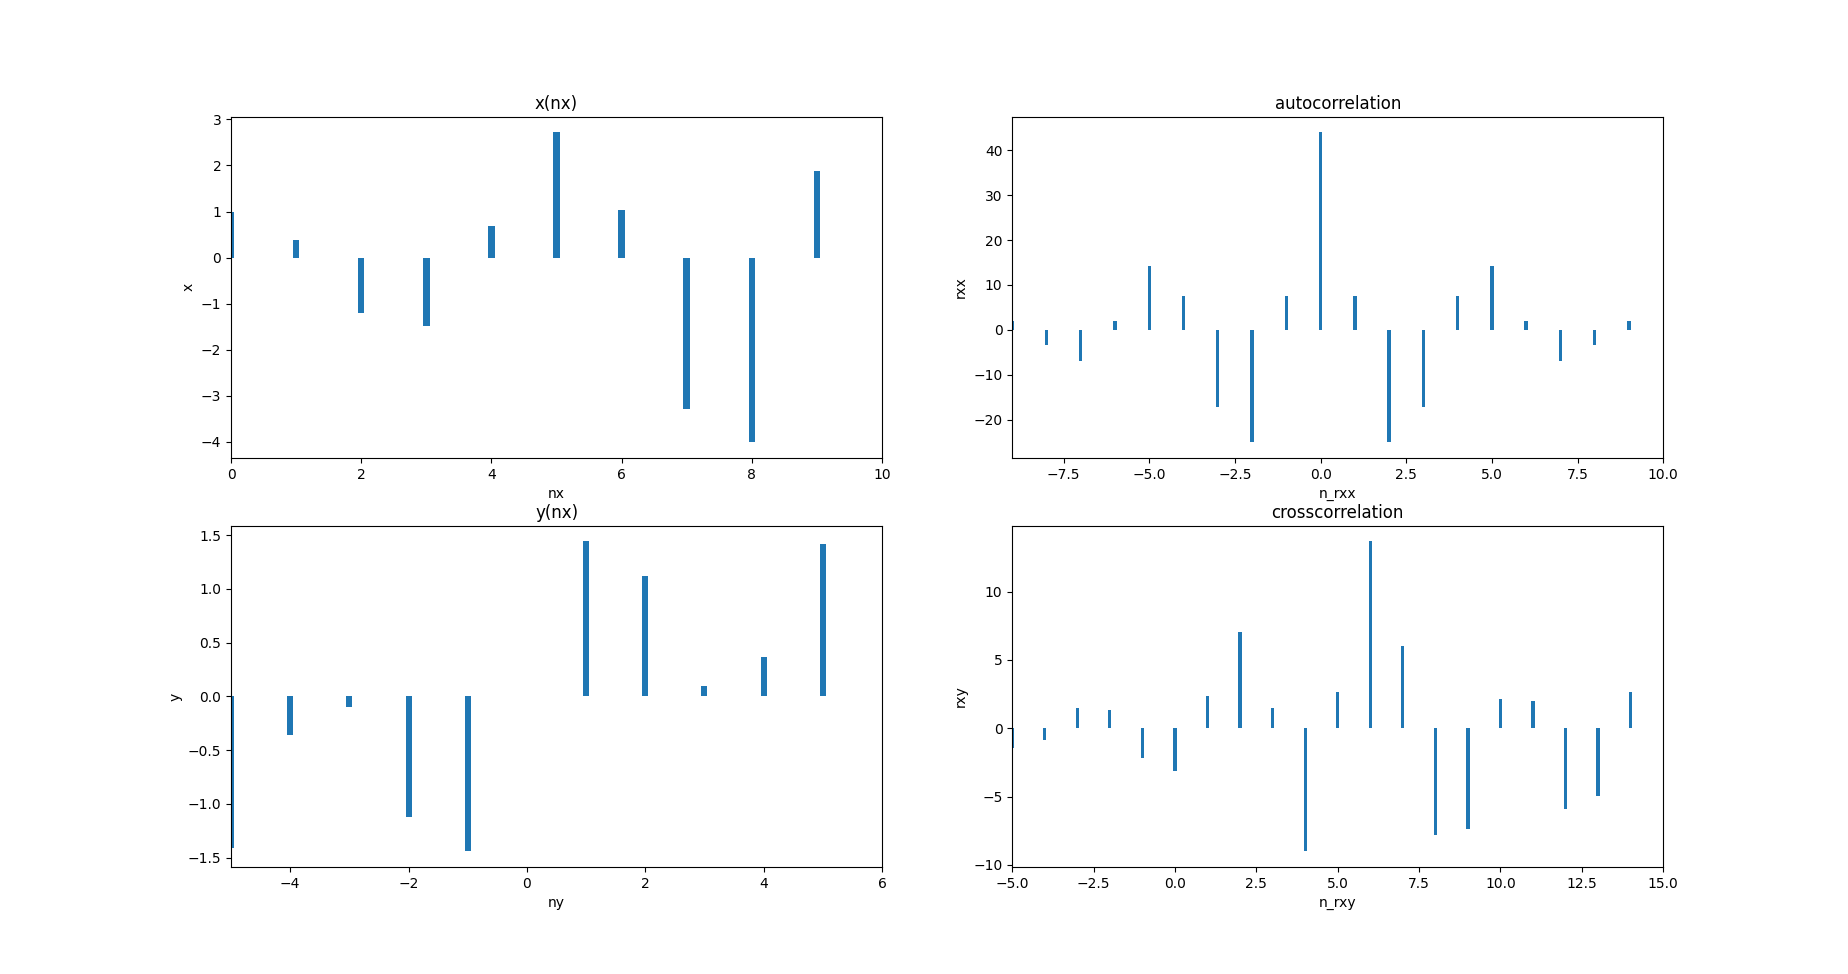

Source code (Python):
import matplotlib.pyplot as plt
import numpy as np
from base.conv_m import *
from base.sigfold import *

nx = np.arange(0,10)
x = np.exp(0.2*nx)*np.cos(0.4*np.pi*nx)
x_flip, nx_flip = sigfold(x, nx)


ny = np.arange(-5,6)
y = 2*np.sin(0.3*np.pi*ny)*np.cos(0.15*np.pi*ny)

rxx, n_rxx = conv_m(x, nx, x_flip, nx_flip)
rxy, n_rxy = conv_m(x, nx, y, ny)

# x, nx
plt.subplot(2, 2, 1)    
plt.bar(nx, x, width = 0.1)
# plt.xticks(range(np.amin(nx), np.amax(nx)+1))
plt.xlim(np.amin(nx), np.amax(nx)+1)
plt.xlabel('nx')
plt.ylabel('x')
plt.title('x(nx)')

# rxx, n_rxx
plt.subplot(2, 2, 2)    
plt.bar(n_rxx, rxx, width = 0.1)
# plt.xticks(range(np.amin(n_rxx), np.amax(n_rxx)+1))
plt.xlim(np.amin(n_rxx), np.amax(n_rxx)+1)
plt.xlabel('n_rxx')
plt.ylabel('rxx')
plt.title('autocorrelation')

# y, ny
plt.subplot(2, 2, 3)    
plt.bar(ny, y, width = 0.1)
plt.xlim(np.amin(ny), np.amax(ny)+1)
plt.xlabel('ny')
plt.ylabel('y')
plt.title('y(nx)')

# rxy, n_rxy
plt.subplot(2, 2, 4)    
plt.bar(n_rxy, rxy, width = 0.1)
plt.xlim(np.amin(n_rxy), np.amax(n_rxy)+1)
plt.xlabel('n_rxy')
plt.ylabel('rxy')
plt.title('crosscorrelation')


plt.show()
